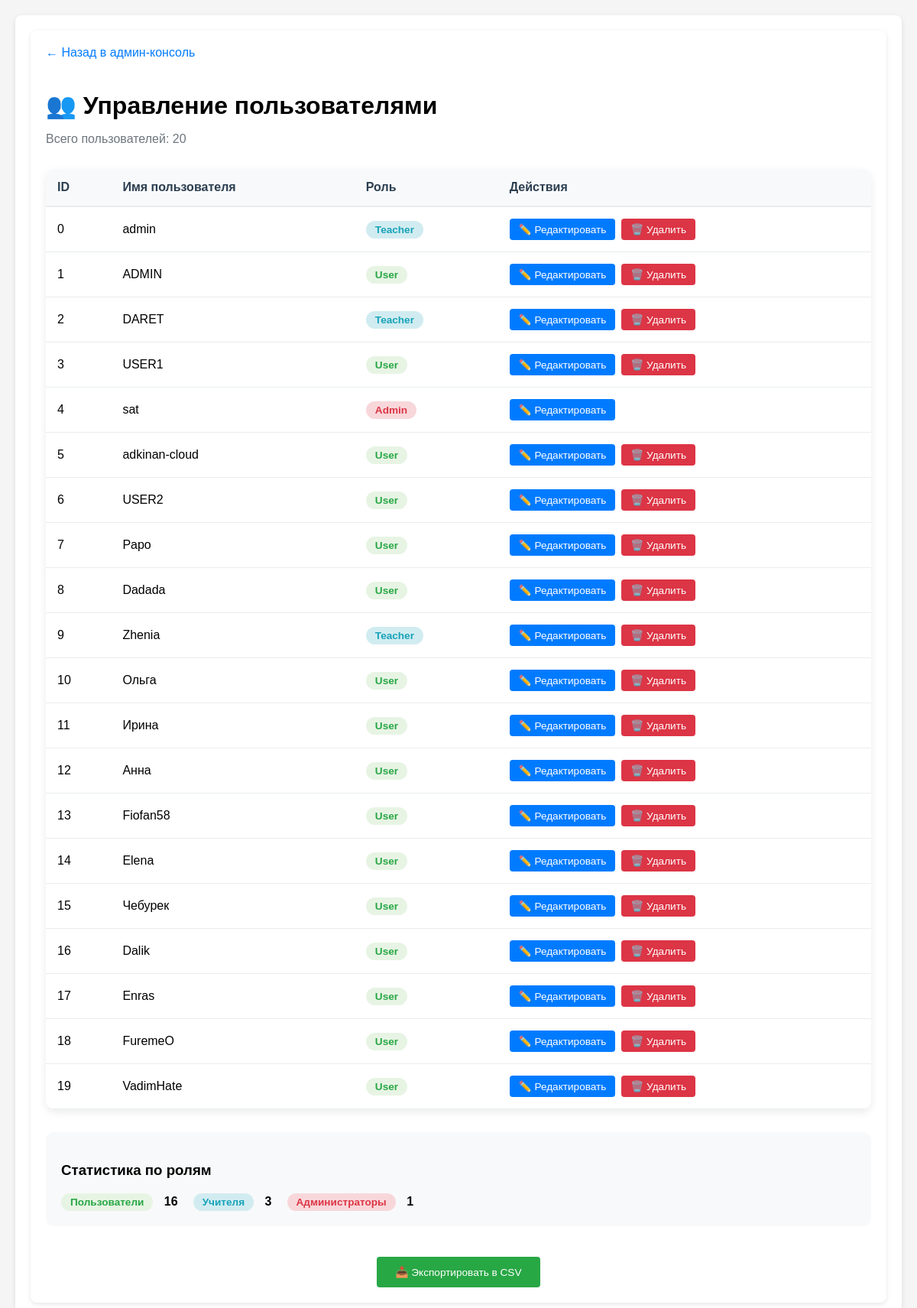
The page /cons/users (signed in) on the database its author committed.
### app.py (models this page shows, shortened)
class User(db.Model, UserMixin):
    __tablename__ = 'Users'
    id =  db.Column(db.Integer, primary_key=True)
    username = db.Column(db.String(64), unique=True, nullable=False)
    password_hash = db.Column(db.String(64), nullable=False)
    privileges = db.Column(db.Integer, default = 0)
    def __repr__(self):
        return f'<User {self.username}>'
    @property
    def is_admin(self):
        return self.privileges
    @property
    def role_name(self):
        roles = {
            0: 'user',
            1: 'teacher',
            2: 'admin'
        }
        return roles.get(self.privileges, 'unknown')

### app.py (the view)
@app.route('/cons/users')
def console_users():
    if not check_admin():
        return redirect(url_for('ErAuth'))
    users = User.query.order_by(User.id).all()
    return render_template(con + 'console_users.html', users=users)

### app.py (called while the page is built)
@login_manager.user_loader
def load_user(user_id):
    return User.query.get(int(user_id))

def check_admin():
    curent_user = User.query.filter(
        User.username.ilike(
            session.get('curent_user')
        )
    ).first()
    print("DEBUD: curent user-admin is", curent_user)
    print("DEBUG: curent user-admin privileges -", curent_user.is_admin)
    if not curent_user or curent_user.role_name != 'admin':
        return False
    else:
        return True

### templates/console_dir/console_users.html (shortened to what this page needs)
{% extends 'base.html' %}
{% block content %}
<div class="container">
    <div style="margin-bottom: 30px;">
        <a href="{{ url_for('cons') }}" style="text-decoration: none; color: #007bff; display: inline-block; margin-bottom: 20px;">
            ← Назад в админ-консоль
        </a>
        <h1 style="margin-bottom: 10px;">👥 Управление пользователями</h1>
        <p style="color: #6c757d;">Всего пользователей: {{ users|length }}</p>
    </div>
    <div class="users-table">
        <table>
            <thead>
                <tr>
                    <th>ID</th>
                    <th>Имя пользователя</th>
                    <th>Роль</th>
                    <th>Действия</th>
                </tr>
            </thead>
            <tbody>
                {% for user in users %}
                <tr>
                    <td>{{ user.id }}</td>
                    <td>{{ user.username }}</td>
                    <td>
                        <span class="user-role-badge role-{{ user.role_name }}">
                            {{ user.role_name|title }}
                        </span>
                    </td>
                    <td>
                        <div class="action-buttons">
                            <a href="{{ url_for('console_user_edit', user_id=user.id) }}"
                               class="action-btn edit">✏️ Редактировать</a>
                            {% if user.username != session.get('curent_user') %}
                            <form action="{{ url_for('console_user_delete', user_id=user.id) }}"
                                  method="POST"
                                  onsubmit="return confirm('Удалить пользователя {{ user.username }}?');"
                                  style="display: inline;">
                                <button type="submit" class="action-btn delete">🗑️ Удалить</button>
                            </form>
                            {% endif %}
                        </div>
                    </td>
                </tr>
                {% endfor %}
            </tbody>
        </table>
    </div>
    <div style="background: #f8f9fa; padding: 20px; border-radius: 10px; margin-bottom: 30px;">
        <h3>Статистика по ролям</h3>
        <div style="display: flex; gap: 20px; margin-top: 15px;">
            <div>
                <span class="user-role-badge role-user">Пользователи</span>
                <strong style="margin-left: 10px;">{{ users|selectattr('privileges', 'equalto', 0)|list|length }}</strong>
            </div>
            <div>
                <span class="user-role-badge role-teacher">Учителя</span>
                <strong style="margin-left: 10px;">{{ users|selectattr('privileges', 'equalto', 1)|list|length }}</strong>
            </div>
            <div>
                <span class="user-role-badge role-admin">Администраторы</span>
                <strong style="margin-left: 10px;">{{ users|selectattr('privileges', 'equalto', 2)|list|length }}</strong>
            </div>
        </div>
    </div>
    <div style="text-align: center; margin-top: 40px;">
        <a href="{{ url_for('export_users_csv') }}" class="action-btn" style="background: #28a745; color: white; padding: 12px 25px;">
            📥 Экспортировать в CSV
        </a>
    </div>
</div>
{% endblock %}
{% set show_footer = False %}

### static/style.css (style rules this page uses)
body { font-family: Arial, sans-serif; margin: 0; padding: 20px; background: #f5f5f5; }
.container { max-width: 1300px; margin: auto; background: white; padding: 20px; border-radius: 8px; box-shadow: 0 2px 6px rgba(0,0,0,.1); }
button, .btn { padding: 10px 20px; background: #007bff; color: white; border: none; border-radius: 4px; cursor: pointer; font-size: 1rem; }

### templates/console_dir/console_users.html (style rules this page uses)
.users-table { background: white; border-radius: 12px; overflow: hidden; box-shadow: 0 4px 12px rgba(0,0,0,0.08); margin-bottom: 30px; }
.users-table table { width: 100%; border-collapse: collapse; }
.users-table th { background: #f8f9fa; padding: 15px; text-align: left; font-weight: 600; color: #2c3e50; border-bottom: 2px solid #e9ecef; }
.users-table td { padding: 15px; border-bottom: 1px solid #e9ecef; }
.user-role-badge { display: inline-block; padding: 4px 12px; border-radius: 20px; font-size: 0.85rem; font-weight: 600; }
.role-user { background: #e7f4e4; color: #28a745; }
.role-teacher { background: #d1ecf1; color: #17a2b8; }
.role-admin { background: #f8d7da; color: #dc3545; }
.action-buttons { display: flex; gap: 8px; }
.action-btn { padding: 6px 12px; border: none; border-radius: 4px; font-size: 0.85rem; cursor: pointer; text-decoration: none; display: inline-block; }
.action-btn.edit { background: #007bff; color: white; }
.action-btn.delete { background: #dc3545; color: white; }

### rows shown on the page
User: id "0", username "admin", role_name "Teacher"
User: id "1", username "ADMIN", role_name "User"
User: id "2", username "DARET", role_name "Teacher"
User: id "3", username "USER1", role_name "User"
User: id "4", username "sat", role_name "Admin"
User: id "5", username "adkinan-cloud", role_name "User"
User: id "6", username "USER2", role_name "User"
User: id "7", username "Papo", role_name "User"
User: id "8", username "Dadada", role_name "User"
User: id "9", username "Zhenia", role_name "Teacher"
User: id "10", username "Ольга", role_name "User"
User: id "11", username "Ирина", role_name "User"
User: id "12", username "Анна", role_name "User"
User: id "13", username "Fiofan58", role_name "User"
User: id "14", username "Elena", role_name "User"
User: id "15", username "Чебурек", role_name "User"
User: id "16", username "Dalik", role_name "User"
User: id "17", username "Enras", role_name "User"
User: id "18", username "FuremeO", role_name "User"
User: id "19", username "VadimHate", role_name "User"

### other values the page prints
{{ users|length }} "20"
{{ users|selectattr('privileges', 'equalto', 0)|list|length }} "16"
{{ users|selectattr('privileges', 'equalto', 1)|list|length }} "3"
{{ users|selectattr('privileges', 'equalto', 2)|list|length }} "1"
